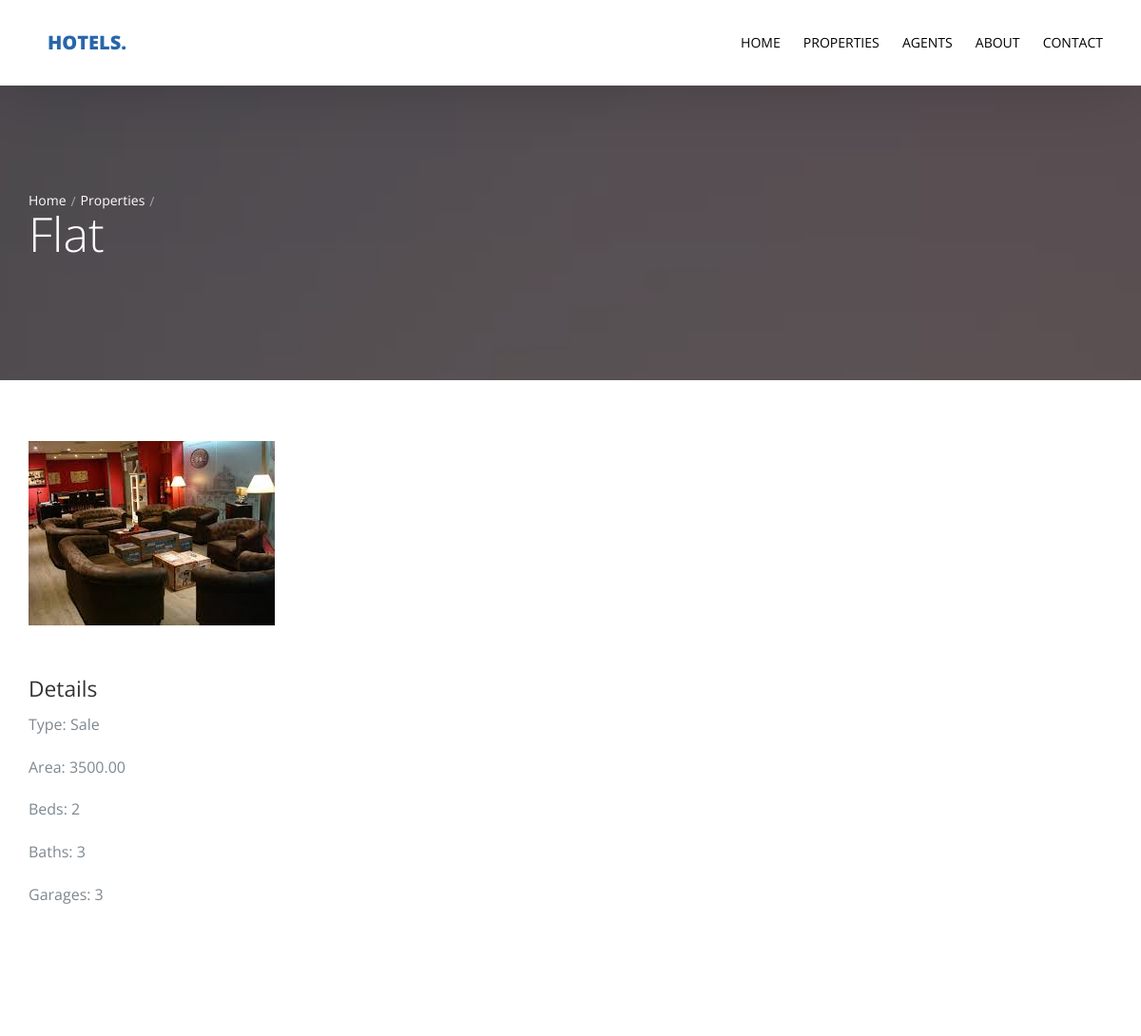
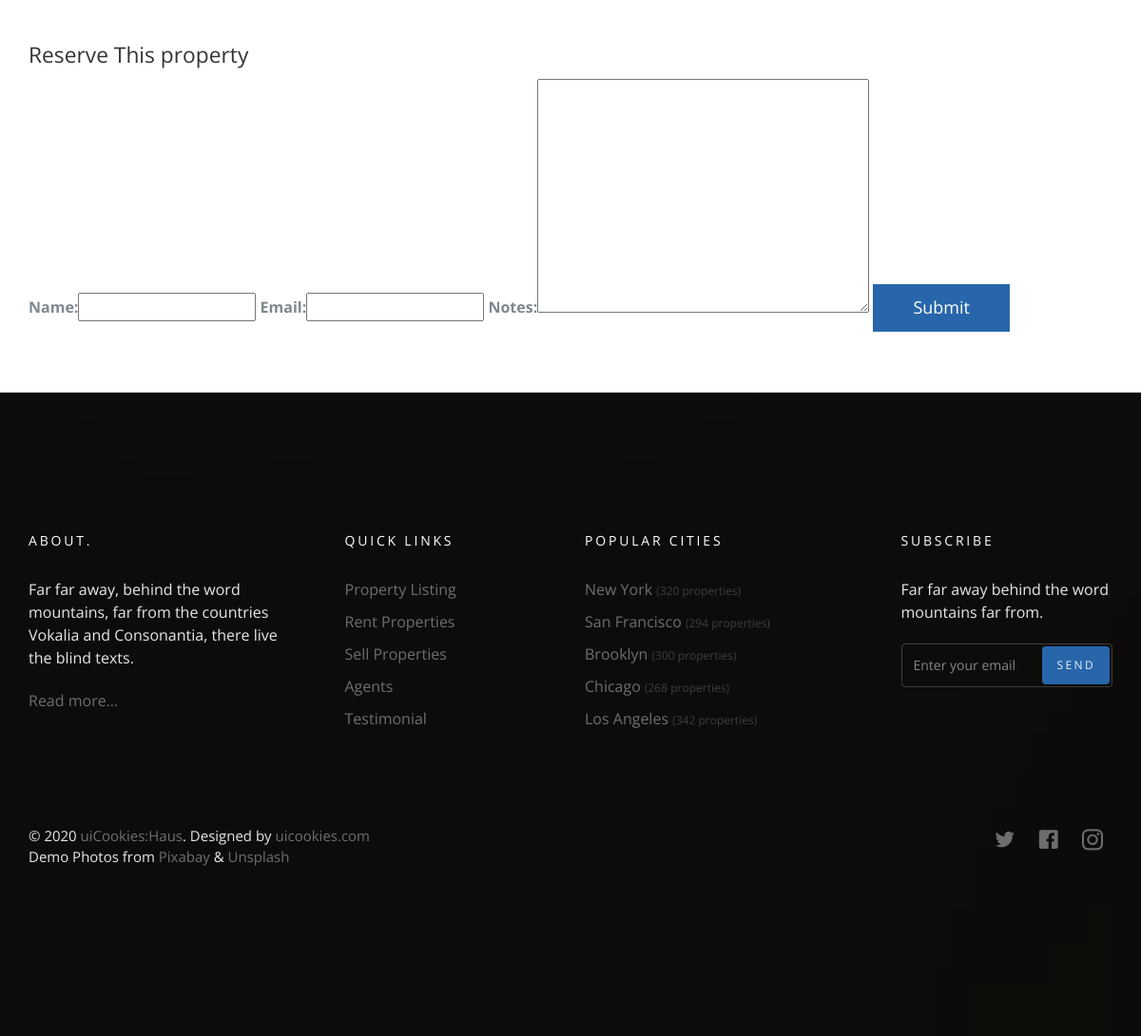
Page /property/2 on the committed database (2 pictures, top to bottom).
### property/models.py (models this page shows)
class Property(models.Model):
    name = models.CharField(max_length=50)
    location = models.CharField(max_length=50, null=True)
    type = models.CharField(choices=property_types, max_length=20)
    price = models.IntegerField()
    category = models.ForeignKey(
        'Category', null=True, on_delete=models.SET_NULL)
    area = models.DecimalField(decimal_places=2, max_digits=8)
    beds_number = models.PositiveIntegerField()
    baths_number = models.PositiveIntegerField()
    garages_number = models.PositiveIntegerField()
    image = models.ImageField(upload_to='property/', null=True)
    def __str__(self):
        return self.name
    class Meta:
        verbose_name = 'Property'
        verbose_name_plural = 'Properties'

### property/views.py (the view)
# urls.py: path('<int:id>', views.property_detail, name='property_detail'),
def property_detail(request, id):
    property_detail = Property.objects.get(pk=id)
    template = 'property/detail.html'
    if request.method == 'POST':
        reserve_form = ReserveForm(request.POST)
        if reserve_form.is_valid():
            reserve_form.save()
    else:
        reserve_form = ReserveForm()
    context = {
        'property_detail': property_detail,
        'reserve_form': reserve_form
    }
    return render(request, template, context)

### property/forms.py
class ReserveForm(forms.ModelForm):
    class Meta:
        model = Reserve
        fields = '__all__'

### property/templates/property/detail.html (shortened to what this page needs)
{% extends 'base.html' %}
{% block body %}
  <section class="probootstrap-slider flexslider2 page-inner">
    <div class="overlay"></div>
    <div class="probootstrap-wrap-banner">
      <div class="container">
        <div class="row">
          <div class="col-md-8">
            <div class="page-title probootstrap-animate">
              <div class="probootstrap-breadcrumbs">
                <a href="#">Home</a><span><a href="{% url 'property:property_list' %}">Properties</a></span>
              </div>
              <h1>{{property_detail}}</h1>
            </div>
          </div>
        </div>
      </div>
    </div>
    <ul class="slides">
      <li style="background-image: url(img/slider_1.jpg);"></li>
    </ul>
  </section>
  <section class="probootstrap-section">
    <div class="container">
      <div class="row">
        <div class="col-md-12">
          <p><img src="{{property_detail.image.url}}" class="img-responsive" alt="#"></p>
        </div>
      </div>
      <div class="row">
        <div class="col-md-12">
          <h2>Details</h2>
          <p>Type: {{property_detail.type}}</p>
          <p>Area: {{property_detail.area}}</p>
          <p>Beds: {{property_detail.beds_number}}</p>
          <p>Baths: {{property_detail.baths_number}}</p>
          <p>Garages: {{property_detail.garages_number}}</p>
        </div>
      </div>
    </div>
  </section>
  <section class="probootstrap-section">
    <div class="container">
      <div class="row">
        <div class="col-md-12">
          <h2>Reserve This property</h2>
          <form action="" method="POST">
            {{reserve_form}}
            <button type="submit" class="btn btn-primary">Submit</button>
          </form>
        </div>
      </div>
    </div>
  </section>
{% endblock body %}

### rows in the picture
Property: name "Flat", image (picture), type "Sale", area "3500.00", beds_number "2", baths_number "3", garages_number "3"
